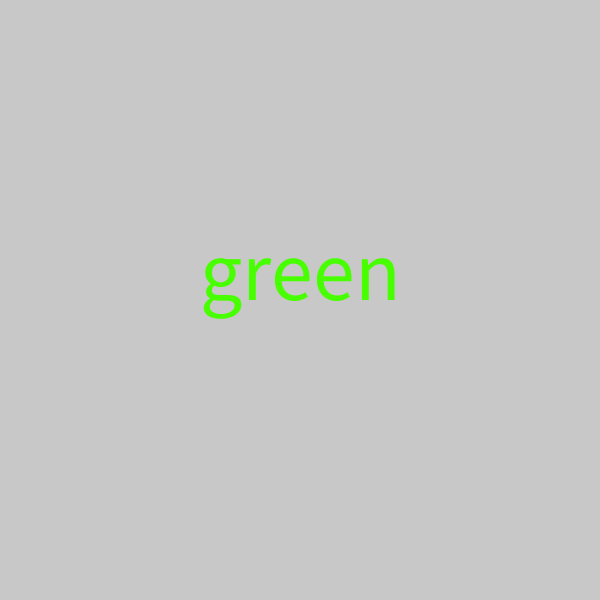
Frame 1 (no input)
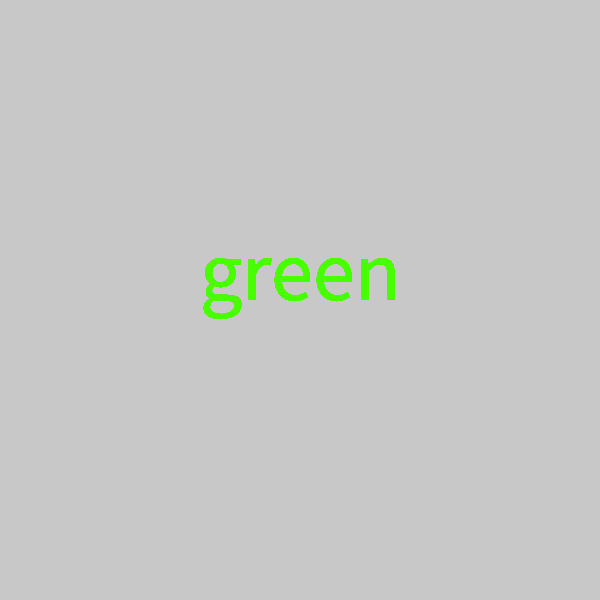
Frame 60 (the mouse pressed at the canvas centre just before this capture)
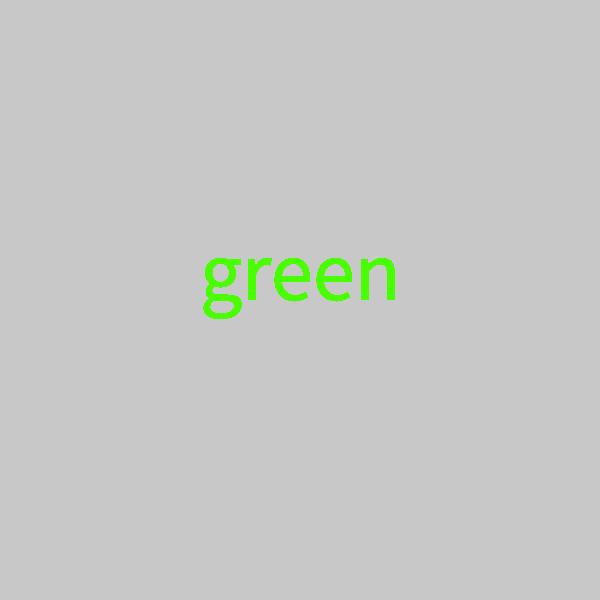
Frame 120 (the mouse held since frame 60 and released just before this capture)

The Processing sketch that drew these frames (run headless with seeded random() and noise(); from frame 60 on, the mouse is pressed at the canvas centre):

// Processing sketch: ifitzgerald
// ── ifitzgerald.pde
String[] colors = {
 "red", "orange", "yellow", "green", "blue", "purple"
};

int whatShows = parseInt (random(0, colors.length));
//int whatShows;
boolean n;



void setup() {
 size(600, 600);
 background(200);
 textAlign(CENTER);
 textSize(84);
}

void draw(){
//  if (n){
//    findNewColor();
  
if (whatShows == 0) {
 fill (255, 0, 0);
 text(colors[whatShows], width/2, height/2);
}

if (whatShows == 1) {
fill (255, 111, 0);
 text(colors[whatShows], width/2, height/2);
}

if (whatShows == 2) {
 fill (250, 255, 0);
 text(colors[whatShows], width/2, height/2);
}

if (whatShows == 3) {
 fill (71, 255, 0);
 text(colors[whatShows], width/2, height/2);
}

if (whatShows == 4) {
 fill (0, 146, 255);
 text(colors[whatShows], width/2, height/2);
}

if (whatShows == 5) {
 fill (139, 103, 203);
 text(colors[whatShows], width/2, height/2);
}
}
//}

//void findNewColor(){
// whatShows = parseInt (random(0, colors.length)); 
//}

//void keyPressed(){
// if (key=='n') n=!n; 
//}










//void setup() {
// size(600, 600);
// background(200);
// textAlign(CENTER);
// textSize(84);
// text(colors[whatShows], width/2, height/2);
//if (whatShows == 0) {
// fill (255, 0, 0);
//}
//
//if (whatShows == 1) {
//fill (255, 111, 0);
//}
//
//if (whatShows == 2) {
// fill (250, 255, 0);
//}
//
//if (whatShows == 3) {
// fill (71, 255, 0);
//}
//
//if (whatShows == 4) {
// fill (0, 146, 255);
//}
//
//if (whatShows == 5) {
// fill (139, 103, 203);
//}
//}
